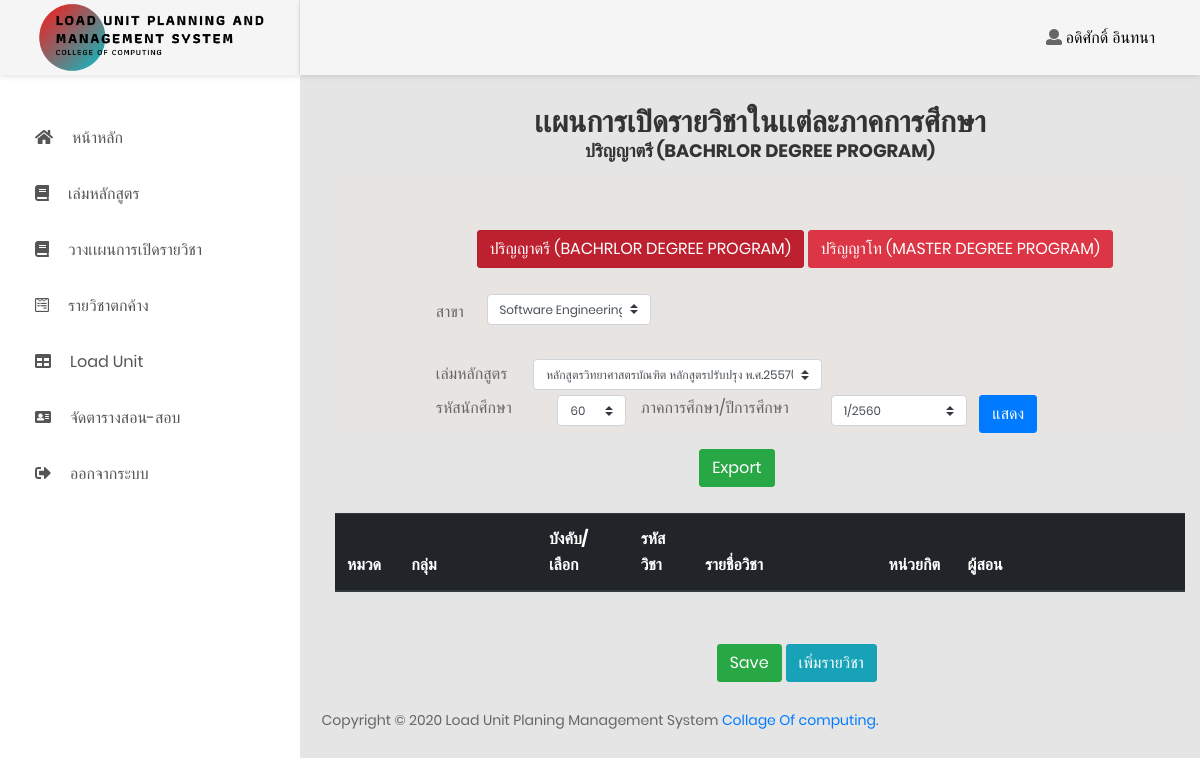
Before: /openCourse.php (signed in) with the older database file.
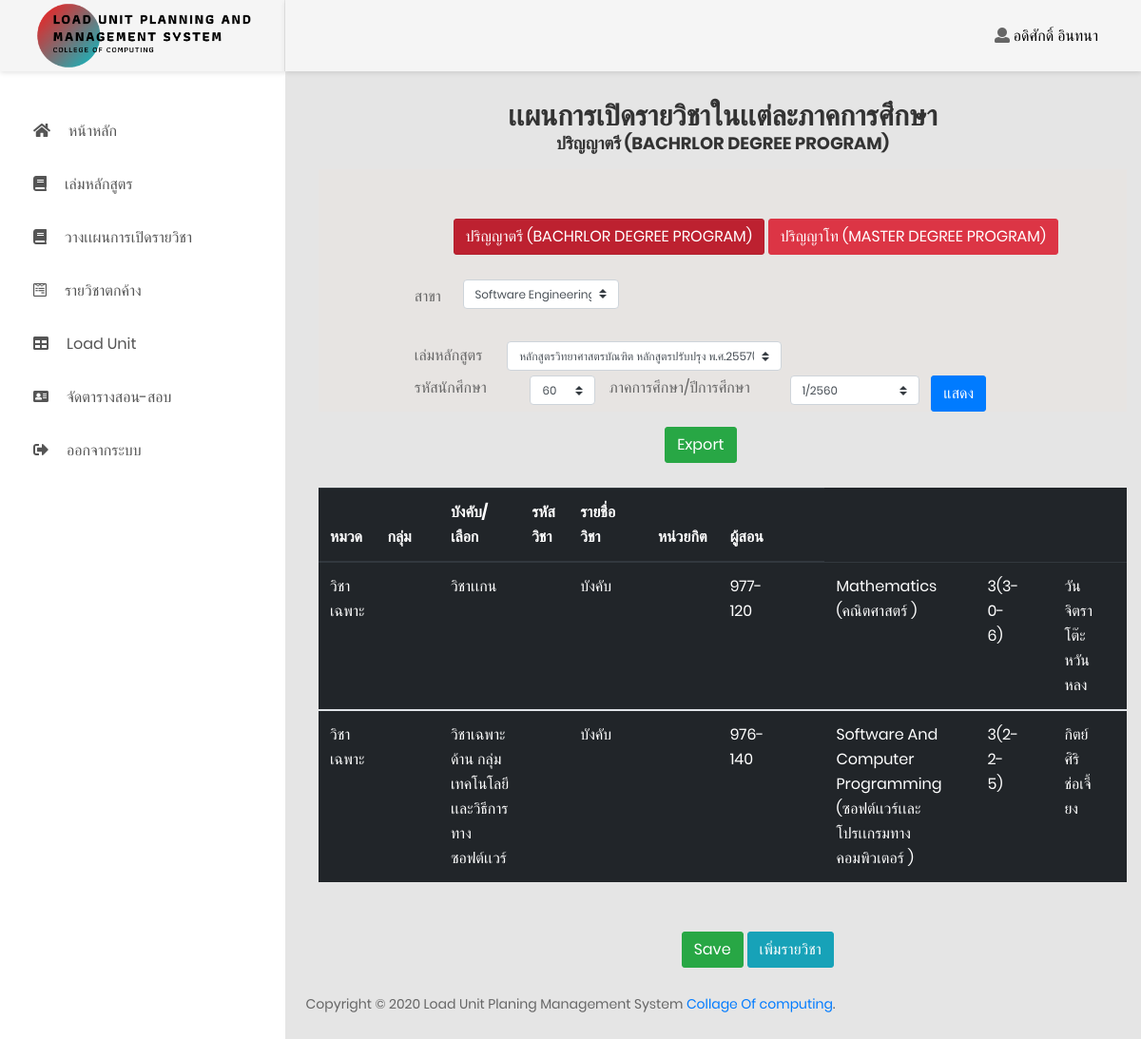
After: the same page with the newer database file.
### tables this page shows
CREATE TABLE `opencourse` (
  `openCourse_ID` varchar(4) NOT NULL,
  `openCourse_name` varchar(100) NOT NULL,
  `openCourse_category` varchar(100) NOT NULL,
  `openCourse_group` varchar(250) NOT NULL,
  `openCourse_forceSelect` varchar(100) NOT NULL,
  `openCourse_courseCode` varchar(7) NOT NULL,
  `openCourse_listSubjects` varchar(500) NOT NULL,
  `openCourse_credit` varchar(8) NOT NULL,
  `openCourse_instructor` varchar(50) NOT NULL,
  `executivePosition_ID` varchar(4) NOT NULL
);

### openCourse.php (the view, shortened to what this page needs)
<!DOCTYPE html>
<html lang="en">
<head>
  <link href="css/font-face.css" rel="stylesheet" media="all">
  <link href="vendor/font-awesome-4.7/css/font-awesome.min.css" rel="stylesheet" media="all">
  <link href="vendor/font-awesome-5/css/fontawesome-all.min.css" rel="stylesheet" media="all">
  <link href="vendor/mdi-font/css/material-design-iconic-font.min.css" rel="stylesheet" media="all">
  <link href="vendor/bootstrap-4.1/bootstrap.min.css" rel="stylesheet" media="all">
  <link href="vendor/animsition/animsition.min.css" rel="stylesheet" media="all">
  <link href="vendor/bootstrap-progressbar/bootstrap-progressbar-3.3.4.min.css" rel="stylesheet" media="all">
  <link href="vendor/wow/animate.css" rel="stylesheet" media="all">
  <link href="vendor/css-hamburgers/hamburgers.min.css" rel="stylesheet" media="all">
  <link href="vendor/slick/slick.css" rel="stylesheet" media="all">
  <link href="vendor/select2/select2.min.css" rel="stylesheet" media="all">
  <link href="vendor/perfect-scrollbar/perfect-scrollbar.css" rel="stylesheet" media="all">
  <link href="css/theme.css" rel="stylesheet" media="all">
</head>
<body class="animsition">
  <?php
  require('db.php');
  if (isset($_SESSION['staff_nameSur'])) {
    $username = $_SESSION['staff_nameSur'];
  ?>
  <div class="page-wrapper">
    <aside class="menu-sidebar d-none d-lg-block">
      <div class="logo">
        <a href="#">
          <img src="images/LogoProject-removebg-preview.png" alt="LoadUnitPlanningAndManagementSystem" />
        </a>
      </div>
      <div class="menu-sidebar__content js-scrollbar1">
        <nav class="navbar-sidebar">
          <ul class="list-unstyled navbar__list">
            <li>
              <a href="home.php">
                <i class="fas fa-home"></i>หน้าหลัก</a>
            </li>
            <li>
              <a href="planCourse.php">
              <i class="fas fa-book"></i>เล่มหลักสูตร</a>
            </li>
            <li>
              <a href="openCourse.php">
              <i class="fas fa-book"></i>วางเเผนการเปิดรายวิชา</a>
            </li>
            <li>
              <a href="residualSubjects.php">
                <i class="fab fa-wpforms"></i>รายวิชาตกค้าง</a>
            </li>
            <li>
              <a href="loadUnit.php">
                <i class="fas fa-table"></i>Load Unit</a>
            </li>
            <li class="has-sub">
              <a class="js-arrow" href="#">
                <i class="fas fa-address-card"></i>จัดตารางสอน-สอบ</a>
            </li>
            <li>
              <a href="login.php">
                <i class="fas fa-sign-out-alt"></i>ออกจากระบบ</a>
            </li>
          </ul>
        </nav>
      </div>
    </aside>
    <div class="page-container" style="padding-left:20px;">
      <div class="page-container">
        <header class="header-desktop">
          <div class="section__content section__content--p30">
            <div class="container-fluid">
              <div class="header-wrap">
                <div class="header-button">
                  <div class="account-wrap">
                    <div class="content">
                      <i class="fas fa-user"></i>
                    <a class="js-acc-btn" href="#" style="color: black;">
                      <?php echo $username; ?>
                    </a>
                    </div>
                  </div>
                </div>
              </div>
            </div>
          </div>
        </header>
        <br> <br><br><br>
        <div class="container rounded col-md-10">
          <div class="form-group fromTE-form">
            <center>
              <h1>เเผนการเปิดรายวิชาในเเต่ละภาคการศึกษา</h1>
              <h4>ปริญญาตรี (BACHRLOR DEGREE PROGRAM)</h4>
            </center>
          </div>
          <div class="form-group fromTE-form" style="background: #e7e4e2;">
            <br><br>
            <div class=" btn-group-toggle  offset-md-2">
              <label class="btn btn-danger active">
                <a href="openCourse.php" style="color:  #ffffff"> ปริญญาตรี (BACHRLOR DEGREE PROGRAM)
                </a>
              </label>
              <label class="btn btn-danger">
                <a href="openCourseMDP.php" style="color:  #ffffff">
                  ปริญญาโท (MASTER DEGREE PROGRAM)
                </a>
              </label>
            </div>
            <div class="row col-md-10 offset-md-1">
              <br>
              <div class="major">
                <br>
                <label class="col-md-3">สาขา</label>
                <select class="custom-select custom-select-sm mb-2 col-md-8">
                  <option value="3" selected>Software Engineering</option>
                </select>
              </div>
              <div class="cousrse">
                <br>
                <label class="col-md-3">เล่มหลักสูตร</label>
                <select class="custom-select custom-select-sm  col-md-8">
                  <option selected>หลักสูตรวิทยาศาสตรบัณฑิต หลักสูตรปรับปรุง พ.ศ.2557(59-61)</option>
                </select>
              </div>
            </div>
            <div class="row col-md-12 offset-md-1">
              <label class="col-md-2">รหัสนักศึกษา</label>
              <select class="custom-select custom-select-sm col-md-1">
                <option value="4" selected>60</option>
              </select>
              <label class="col-md-3">ภาคการศึกษา/ปีการศึกษา</label>
              <select class="custom-select custom-select-sm col-md-2">
                <option selected>1/2560</option>
              </select> &nbsp;&nbsp;&nbsp;
              <button type="button" class="btn btn-primary">แสดง</button>
            </div>
          </div>
        </div>
          <div class="row">
            <div class="col-md-1 offset-md-5">
              <button type="button" class="btn btn-success">Export</button>
            </div>
          </div>
        <br>
        <div class="container-fluid">
          <table class="table table-dark">
            <colgroup>
              <col width="7%">
              <col width="15%">
              <col width="10%">
              <col width="7%">
              <col width="20%">
              <col width="5%">
              <col width="10%">
              <col width="15%">
            </colgroup>
            <thead>
              <tr>
                <th scope="col">หมวด</th>
                <th scope="col">กลุ่ม</th>
                <th scope="col">บังคับ/เลือก</th>
                <th scope="col">รหัสวิชา</th>
                <th scope="col">รายชื่อวิชา</th>
                <th scope="col">หน่วยกิต</th>
                <th scope="col">ผู้สอน</th>
                <th scope="col"></th>
              </tr>
            </thead>
            <?php
              $query = "SELECT * FROM openCourse";
					  	$result = mysqli_query($connect, $query) or die(mysql_error());
						  while ($row = mysqli_fetch_assoc($result)) {
            ?>
            <tbody>
            <tr>
            <?php
              echo "<td>".$row['openCourse_category']."<td>";
              echo "<td>".$row['openCourse_group']."<td>";
              echo "<td>".$row['openCourse_forceSelect']."<td>";
              echo "<td>".$row['openCourse_courseCode']."<td>";
              echo "<td>".$row['openCourse_listSubjects']."<td>";
              echo "<td>".$row['openCourse_credit']."<td>";
              echo "<td>".$row['openCourse_instructor']."<td>";
            ?>
            </tr>
            </tbody>
            <?php
              }
            ?>
          </table>
        </div>
        <br>
        <div class="form-group col-md-8 offset-md-5" id="form-check form-check-inline">
          <br>
          <div class="col-md-5">
            <button type="button" class="btn btn-success">Save</button>
            <button type="button" class="btn btn-info">เพิ่มรายวิชา</button>
          </div>
        </div>
      </div>
    </div>
    <div class="row">
      <div class="col-md-12">
        <div class="copyright">
          <p>Copyright © 2020 Load Unit Planing Management System
            <a href="https://www.computing.psu.ac.th/th/">Collage
              Of computing</a>.</p>
        </div>
      </div>
    </div>
  </div>
  <?php
  }
  ?>
</body>
</html>

Changed rows visible on the page:
added opencourse: openCourse_category "วิชาเฉพาะ", openCourse_group "วิชาเเกน", openCourse_forceSelect "บังคับ", openCourse_courseCode "977-120", openCourse_listSubjects "Mathematics (คณิตศาสตร์ )", openCourse_credit "3(3-0-6)", openCourse_instructor "วันจิตรา โต๊ะหวันหลง"
added opencourse: openCourse_category "วิชาเฉพาะ", openCourse_group "วิชาเฉพาะด้าน กลุ่มเทคโนโลยีเเละวิธีการทางซอฟต์เเวร์", openCourse_forceSelect "บังคับ", openCourse_courseCode "976-140", openCourse_listSubjects "Software And Computer Programming (ซอฟต์เเวร์เเละโปรเเกรมทางคอมพิวเตอร์ )", openCourse_credit "3(2-2-5)", openCourse_instructor "กิตย์ศิริ ช่อเจี้ยง"
